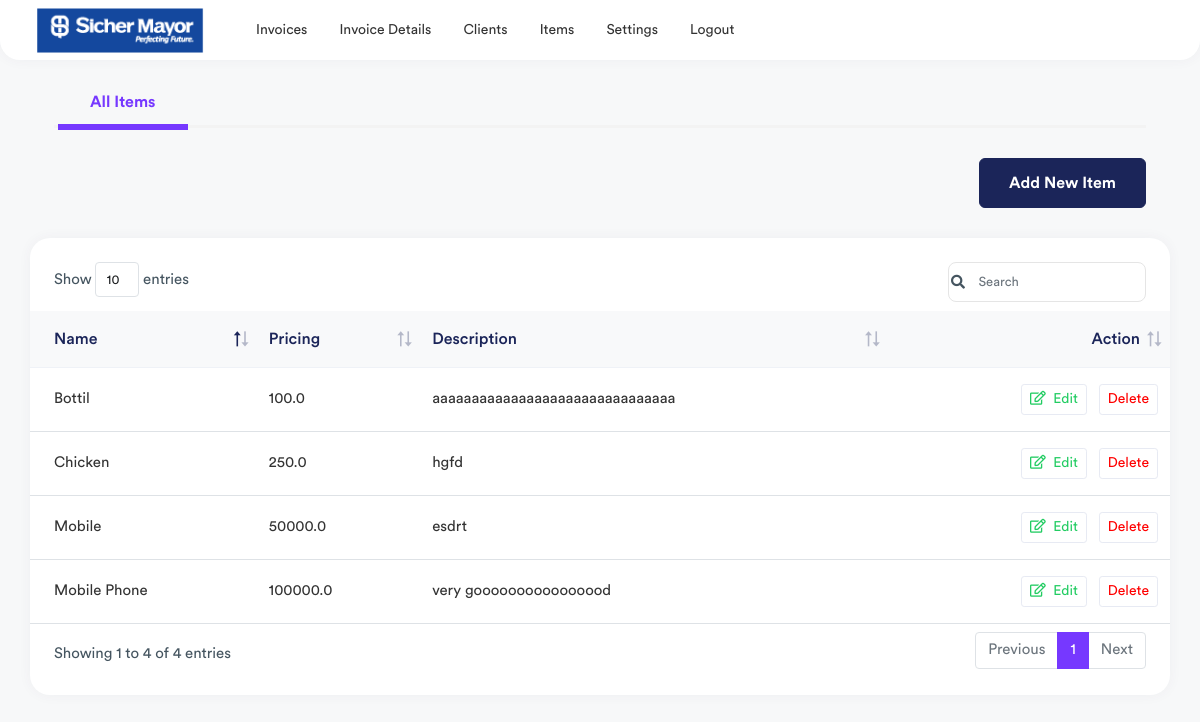
Page /items (signed in) on the committed database.
### invoice/models.py (models this page shows, shortened)
class Items(models.Model):
    description = models.CharField(max_length=50,null=True)
    rate = models.FloatField(default=0,null=True)
    aditional_details = models.CharField(max_length=500,null=True)
    is_taxable = models.BooleanField(default=True)
    is_active = models.BooleanField(default=True)
    class Meta:
        verbose_name_plural = ("Items")

### invoice/views.py (the view, shortened to what this page needs)
# urls.py: path('items',views.items, name='items'),
@login_required(login_url="/login-page/")
def items(request):
    all_items = Items.objects.filter(is_active = True)
    context = {
        "all_items":all_items,
    }
    return render(request,'items.html',context)

### templates/items.html (shortened to what this page needs)
{% extends 'base.html' %}
{% load static %}
{% block content %}
<div class="page-wrapper">
    <div class="content container-fluid">
        <div class="card invoices-tabs-card">
            <div class="card-body card-body pt-0 pb-0">
                <div class="invoices-items-main-tabs">
                    <div class="row align-items-center">
                        <div class="col-lg-12 col-md-12">
                            <div class="invoices-items-tabs">
                                <ul>
                                    <li><a href="invoice-items.html" class="active">All Items</a></li>
                                </ul>
                            </div>
                        </div>
                    </div>
                </div>
            </div>
        </div>
        <div class="card invoices-tabs-card">
            <div class="card-body card-body pt-0 pb-0">
                <div class="invoices-main-tabs border-0 pb-0">
                    <div class="row align-items-center">
                        <div class="col-lg-12 col-md-12">
                            <div class="invoices-settings-btn invoices-settings-btn-one">
                                <a href="#" class="btn" data-bs-toggle="modal" data-bs-target="#add_items">
                                     Add New Item
                                </a>
                            </div>
                        </div>
                    </div>
                </div>
            </div>
        </div>
        <div class="row">
            <div class="col-sm-12">
                <div class="card card-table">
                    <div class="card-body">
                        <div class="table-responsive">
                            <table class="table table-stripped table-hover datatable">
                                <thead class="thead-light">
                                    <tr>
                                        <th>Name</th>
                                        <th>Pricing</th>
                                        <th>Description</th>
                                        <th class="text-end">Action</th>
                                    </tr>
                                </thead>
                                <tbody>
                                    {% for items in  all_items %}
                                    <tr>
                                        <td>
                                           {{items.description}}
                                        </td>
                                        <td class="text-text">{{items.rate}}</td>
                                        <td class="items-text">{{items.aditional_details}}</td>
                                        <td class="text-end">
                                            <a href="{% url 'invoice:edit_items' items.id %}"
                                                class="btn btn-sm btn-white text-success me-2"><i
                                                    class="far fa-edit me-1"></i> Edit</a>
                                            <a class="btn btn-sm btn-white text-danger" onclick="deleteItem({{items.id}})" ></i>Delete</a>
                                        </td>
                                    </tr>
                                    {% endfor %}
                                </tbody>
                            </table>
                        </div>
                    </div>
                </div>
            </div>
        </div>
    </div>
</div>
{% endblock %}

### rows in the picture
Items: description "Bottil", rate "100.0", aditional_details "aaaaaaaaaaaaaaaaaaaaaaaaaaaaaaa"
Items: description "Chicken", rate "250.0", aditional_details "hgfd"
Items: description "Mobile", rate "50000.0", aditional_details "esdrt"
Items: description "Mobile Phone", rate "100000.0", aditional_details "very goooooooooooooood"
